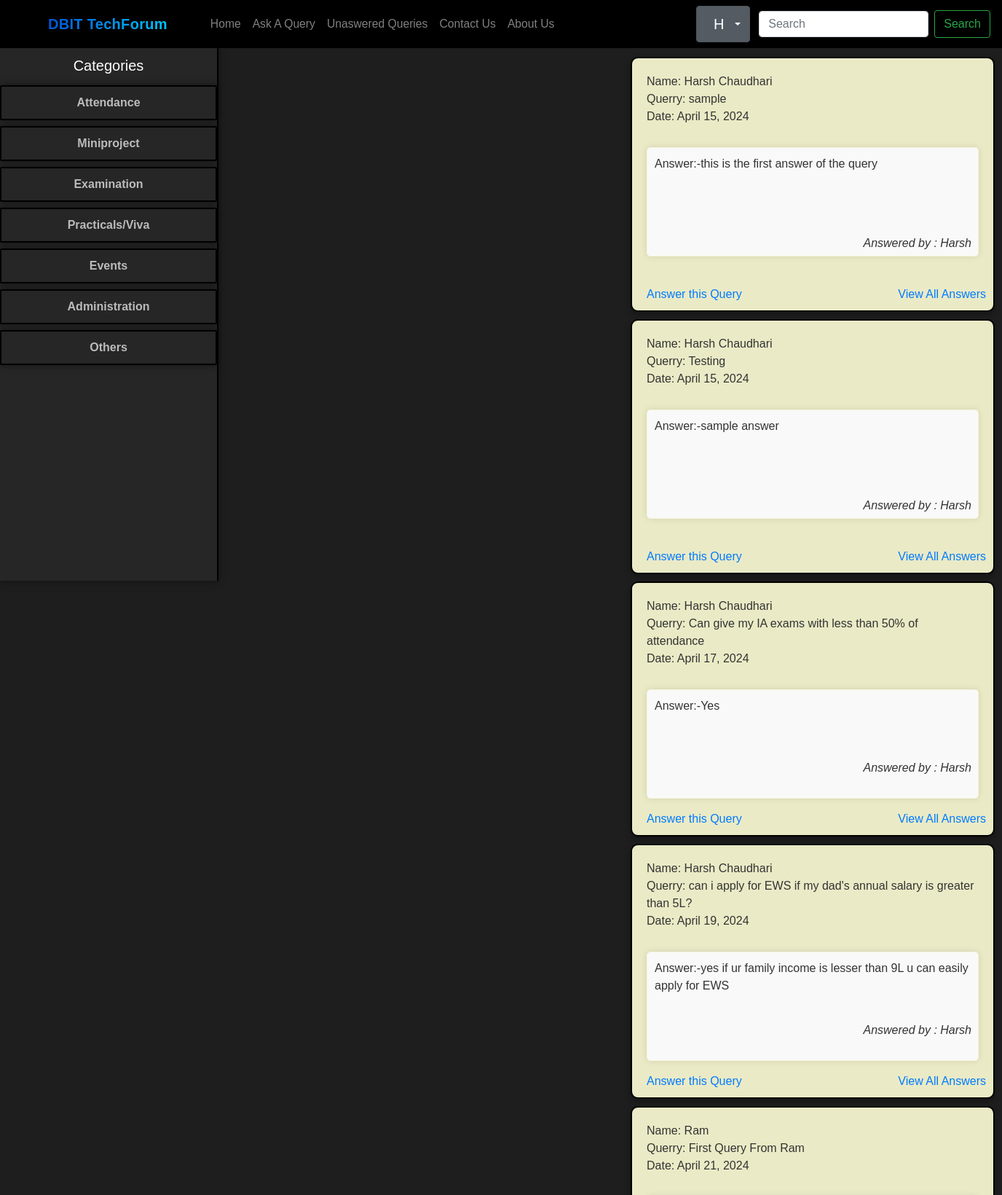
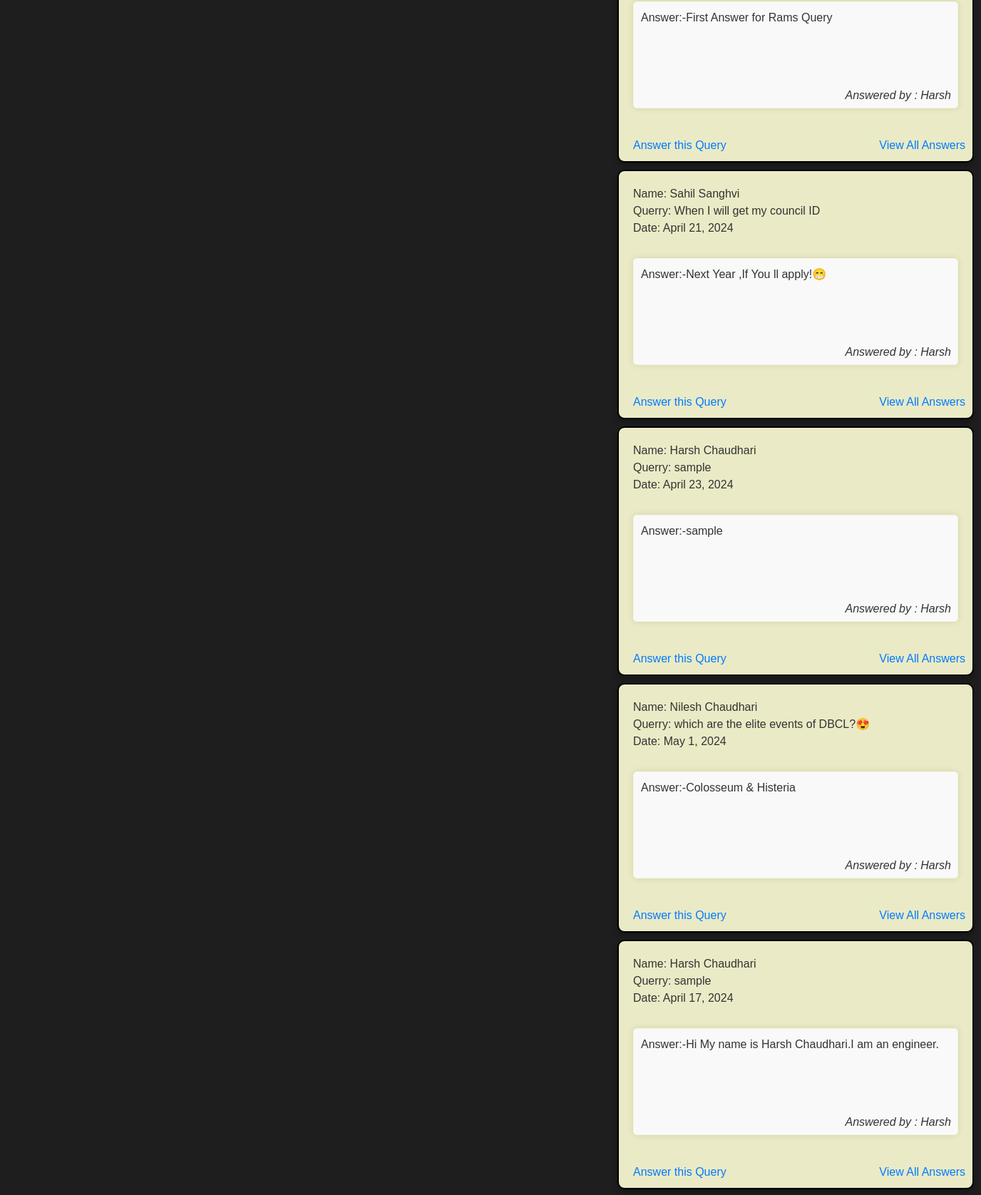
Page /user/Harsh/queries/ (signed in, upper part) on the committed database (2 pictures, top to bottom).
### Home/models.py (models this page shows, shortened)
class Querry(models.Model):
    query_id = models.AutoField(primary_key=True)
    user = models.ForeignKey(User, on_delete=models.CASCADE)
    name = models.CharField(max_length=122)
    email = models.EmailField(max_length=122)
    desc = models.TextField()
    date = models.DateField(default=date.today)
    Cat = models.CharField(max_length=20, default='Other')
    view_count = models.IntegerField(default=0)

class Answers(models.Model):
    answer_id = models.AutoField(primary_key=True)
    user = models.ForeignKey(User, on_delete=models.CASCADE)
    query = models.ForeignKey(Querry,related_name='answers', on_delete=models.CASCADE)
    response = models.TextField()
    rating = models.IntegerField(default=0)
    date = models.DateField(default=date.today)

### Home/views.py (the view)
# urls.py: path('user/<str:username>/queries/', views.user_queries, name='user_queries'),
@never_cache
@login_required
def user_queries(request, username):
    user = get_object_or_404(User, username=username)
    answered_queries = Querry.objects.filter(answers__user=user).distinct()
    fname = request.session.get('fname', None)
    initials = ''.join([name[0].upper() for name in fname.split()[:2]]) if fname else 'NA'
    return render(request, 'User1.html', {'EList': answered_queries, 'user': user, 'initials': initials})

### Templates/User1.html (shortened to what this page needs)
{% extends "base.html" %}
{% block body %}
<body style="background-color: #1E1E1E; font-family: Arial, sans-serif; margin: 0; padding: 0;"></body>
<div class="Query col-md-5" style="padding: 0; margin-top: 70px;animation: slideIn 1s ease forwards;">
    <ul style="list-style-type: none; padding: 0; margin: 10px 500px;">
        {% for event in EList %}
    <li style="border: 2px solid #000000; padding: 20px; margin-bottom: 10px; border-radius: 10px; width: 500px; height: 350px; background-color: #eaeac6; position: relative; box-shadow: 0 4px 8px rgba(0, 0, 0, 0.3);margin-left: 50px;">
        <div>
            Name: {{ event.name }} <br>
            Querry: {{ event.desc }}<br>
            Date: {{ event.date }}<br>
        </div>
        {% if event.answers.exists %}
            {% with first_answer=event.answers.first %}
                <ul class="answerList" style="list-style-type: none; padding: 0; margin-top: 20px;">
                    <li style="border: 1px solid beige; background-color: #f9f9f9;padding: 10px;margin-bottom: 10px; border-radius: 5px;height: 150px;margin-top: 30px;box-shadow: 0 0 10px rgba(0,0,0,0.1);">
                         Answer:-{{ first_answer.response }}<br>
                    </li>
                </ul>
                <div class="answeredBy" style="position: absolute; bottom: 80px; right: 30px; font-style: italic;">
                    Answered by : {{ first_answer.user.username }}
                </div>
            {% endwith %}
        {% endif %}
        <div class="allAnswer" style="position: absolute; bottom: 10px; right: 10px;">
            <a href="{% url 'AllAnswers' query_id=event.query_id %}">View All Answers</a>
        </div>
        <div class="Answer" style="position: absolute; bottom: 10px; left: 20px;">
            <a href="{% url 'AnsweringQuery' query_id=event.query_id %}">Answer this Query</a>
        </div>
    </li>
{% endfor %}
    </ul>
</div>
</body>
{% endblock body %}

### static/global.css (style rules this page uses)
:root { --color-bg: #f8f8f8; --color-black: #000000; --color-dark: #262626; --color-gray-100: #f9f9f9; --color-gray-300: #cccccc; --color-gray-600: #868e96; --color-brand: #007bff; --color-brand-2: #168cb7; --color-text: #333333; --navbar-height: 56px; --sidebar-width: 300px; }
html, body { height: 100%; }
body { background-color: var(--color-bg); font-family: Arial, Helvetica, sans-serif; color: var(--color-text); padding-top: var(--navbar-height); }

### rows in the picture
Querry: name "Harsh Chaudhari", desc "sample", date "April 15, 2024", answers.first.response "this is the first answer of the query", answers.first.user.username "Harsh"
Querry: name "Harsh Chaudhari", desc "Testing", date "April 15, 2024", answers.first.response "sample answer", answers.first.user.username "Harsh"
Querry: name "Harsh Chaudhari", desc "Can give my IA exams with less than 50% of attendance", date "April 17, 2024", answers.first.response "Yes", answers.first.user.username "Harsh"
Querry: name "Harsh Chaudhari", desc "can i apply for EWS if my dad's annual salary is greater than 5L?", date "April 19, 2024", answers.first.response "yes if ur family income is lesser than 9L u can easily apply for EWS", answers.first.user.username "Harsh"
Querry: name "Ram", desc "First Query From Ram", date "April 21, 2024", answers.first.response "First Answer for Rams Query", answers.first.user.username "Harsh"
Querry: name "Sahil Sanghvi", desc "When I will get my council ID", date "April 21, 2024", answers.first.response "Next Year ,If You ll apply!😁", answers.first.user.username "Harsh"
Querry: name "Harsh Chaudhari", desc "sample", date "April 23, 2024", answers.first.response "sample", answers.first.user.username "Harsh"
Querry: name "Nilesh Chaudhari", desc "which are the elite events of DBCL?😍", date "May 1, 2024", answers.first.response "Colosseum & Histeria", answers.first.user.username "Harsh"
Querry: name "Harsh Chaudhari", desc "sample", date "April 17, 2024", answers.first.response "Hi My name is Harsh Chaudhari.I am an engineer.", answers.first.user.username "Harsh"

### other values in the picture
{{ initials }} "H"
